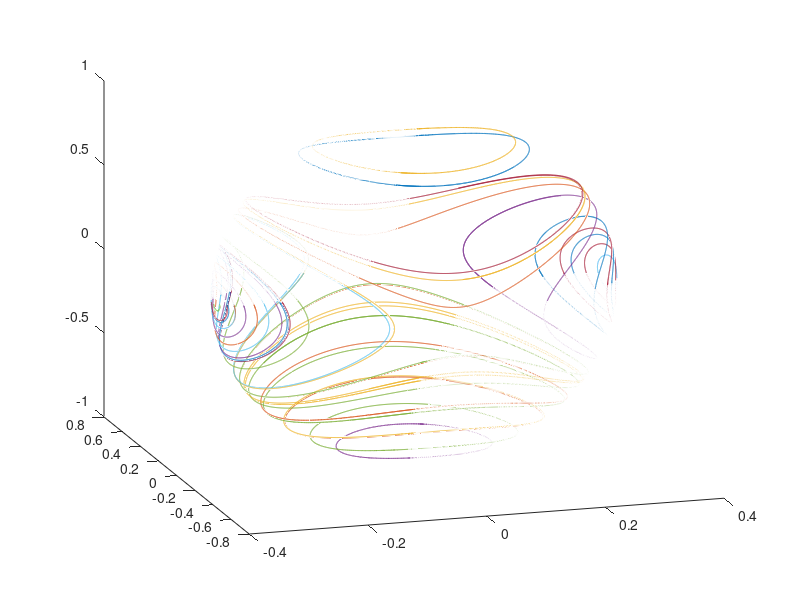

This chart was generated by the following MATLAB code:
I_1 = 3;
I_2 = 2;
I_3 = 1;
f = @(t,x)[(I_2-I_3)/I_1*(x(2)*x(3));
           (I_3-I_1)/I_2*(x(1)*x(3));
           (I_1-I_2)/I_3*(x(1)*x(2))];
n = 40;
omegas = randn(3,n);
figure(1);clf
hold on
for i = 1:n
    hg = omegas(:,i).*[I_1; I_2; I_3];
    hg_norm = hg/norm(hg);
    w0(:,i) = (hg_norm./[I_1; I_2; I_3]);
    [t,x] = ode45(f,[0:.01: 40],w0(:,i));
    plot3(x(:,1),x(:,2),x(:,3))
end
view(-17,20)

